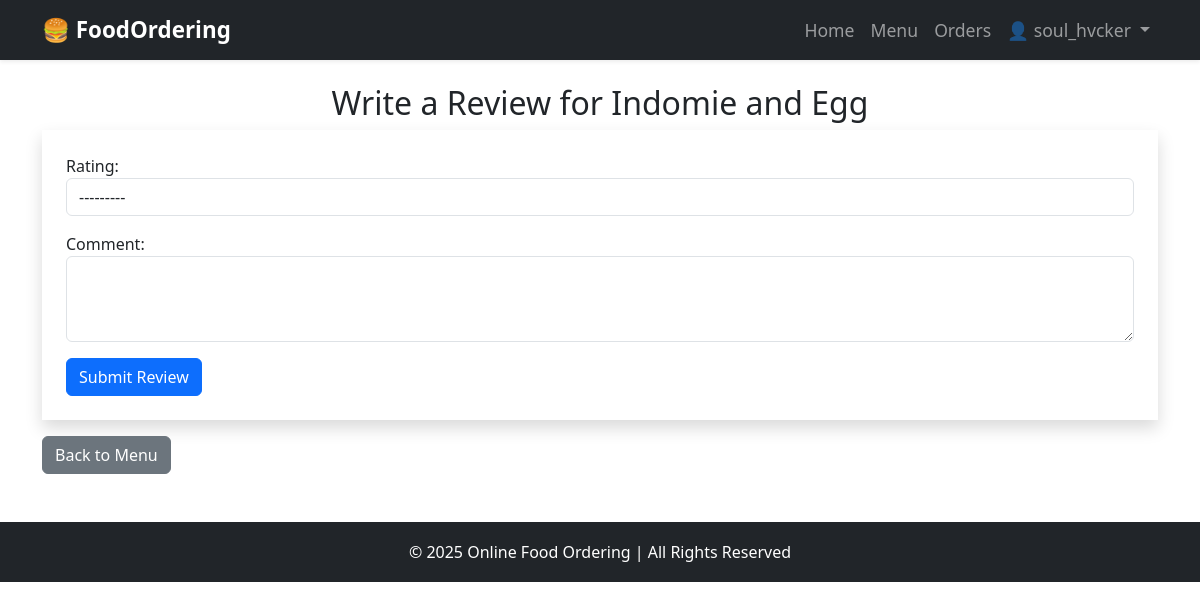
/review/1/ (signed in), run on an earlier commit of the app's database.
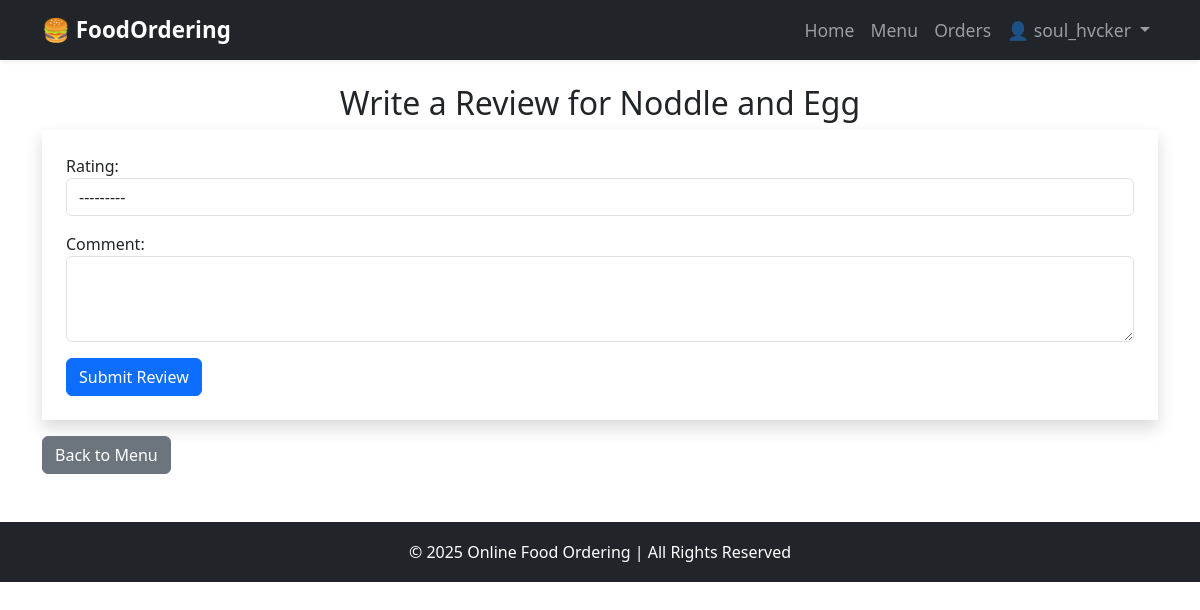
And on a later commit of the database.
### food_ordering/models.py (models this page shows, shortened)
class Food(models.Model):
    name = models.CharField(max_length=100)
    description = models.TextField()
    price = models.DecimalField(max_digits=6, decimal_places=2)
    category = models.CharField(
        max_length=50,
        choices=[("Veg", "Veg"), ("Non-Veg", "Non-Veg")],
        default="Veg"
    )
    available = models.BooleanField(default=True)
    image = CloudinaryField('image', blank=True, null=True)  # ✅ Cloudinary storage

### food_ordering/views.py (the view)
# urls.py: path('review/<int:food_id>/', views.submit_review, name="submit_review"),
@login_required
def submit_review(request, food_id):
    food = get_object_or_404(Food, id=food_id)
    existing_review = Review.objects.filter(user=request.user, food=food).first()
    if request.method == "POST":
        form = ReviewForm(request.POST, instance=existing_review)
        if form.is_valid():
            review = form.save(commit=False)
            review.user = request.user
            review.food = food
            review.save()
            messages.success(request, "Review submitted successfully!")
            return redirect("menu")
    else:
        form = ReviewForm(instance=existing_review)
    return render(request, "food_ordering/review_form.html", {"form": form, "food": food})

### food_ordering/forms.py
class ReviewForm(forms.ModelForm):
    class Meta:
        model = Review
        fields = ["rating", "comment"]
        widgets = {
            "rating": forms.Select(choices=[(i, i) for i in range(1, 6)], attrs={"class": "form-control"}),
            "comment": forms.Textarea(attrs={"class": "form-control", "rows": 3}),
        }

### templates/food_ordering/review_form.html (shortened to what this page needs)
{% extends "base.html" %}
{% block content %}
<h2 class="text-center">Write a Review for {{ food.name }}</h2>
<form method="POST" class="shadow p-4">
    {{ form.as_p }}
    <button type="submit" class="btn btn-primary">Submit Review</button>
</form>
<a href="{% url 'menu' %}" class="btn btn-secondary mt-3">Back to Menu</a>
{% endblock %}

What changed in the data, as far as the page shows it:
changed Food: name "Indomie and Egg" → "Noddle and Egg"
